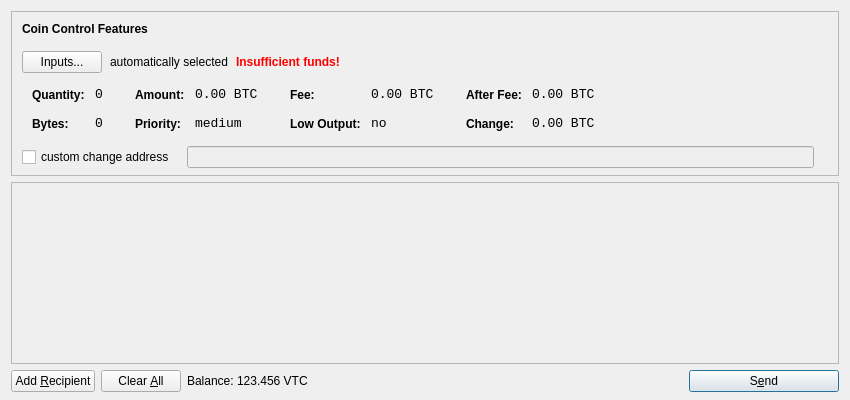
<?xml version="1.0" encoding="UTF-8"?>
<ui version="4.0">
 <class>SendCoinsDialog</class>
 <widget class="QDialog" name="SendCoinsDialog">
  <property name="geometry">
   <rect>
    <x>0</x>
    <y>0</y>
    <width>850</width>
    <height>400</height>
   </rect>
  </property>
  <property name="windowTitle">
   <string>Send Coins</string>
  </property>
  <layout class="QVBoxLayout" name="verticalLayout" stretch="0,1,0">
   <property name="bottomMargin">
    <number>8</number>
   </property>
   <item>
    <widget class="QFrame" name="frameCoinControl">
     <property name="sizePolicy">
      <sizepolicy hsizetype="Expanding" vsizetype="Expanding">
       <horstretch>0</horstretch>
       <verstretch>0</verstretch>
      </sizepolicy>
     </property>
     <property name="maximumSize">
      <size>
       <width>16777215</width>
       <height>16777215</height>
      </size>
     </property>
     <property name="frameShape">
      <enum>QFrame::StyledPanel</enum>
     </property>
     <property name="frameShadow">
      <enum>QFrame::Sunken</enum>
     </property>
     <layout class="QVBoxLayout" name="verticalLayoutCoinControl2">
      <property name="spacing">
       <number>-1</number>
      </property>
      <property name="leftMargin">
       <number>0</number>
      </property>
      <property name="topMargin">
       <number>0</number>
      </property>
      <property name="rightMargin">
       <number>0</number>
      </property>
      <property name="bottomMargin">
       <number>6</number>
      </property>
      <item>
       <layout class="QVBoxLayout" name="verticalLayoutCoinControl" stretch="0,0,0,0,1">
        <property name="spacing">
         <number>0</number>
        </property>
        <property name="leftMargin">
         <number>10</number>
        </property>
        <property name="topMargin">
         <number>10</number>
        </property>
        <item>
         <layout class="QHBoxLayout" name="horizontalLayoutCoinControl1">
          <property name="bottomMargin">
           <number>15</number>
          </property>
          <item>
           <widget class="QLabel" name="labelCoinControlFeatures">
            <property name="sizePolicy">
             <sizepolicy hsizetype="Preferred" vsizetype="Maximum">
              <horstretch>0</horstretch>
              <verstretch>0</verstretch>
             </sizepolicy>
            </property>
            <property name="font">
             <font>
              <weight>75</weight>
              <bold>true</bold>
             </font>
            </property>
            <property name="styleSheet">
             <string notr="true">font-weight:bold;</string>
            </property>
            <property name="text">
             <string>Coin Control Features</string>
            </property>
           </widget>
          </item>
         </layout>
        </item>
        <item>
         <layout class="QHBoxLayout" name="horizontalLayoutCoinControl2" stretch="0,0,0,0">
          <property name="spacing">
           <number>8</number>
          </property>
          <property name="bottomMargin">
           <number>10</number>
          </property>
          <item>
           <widget class="QPushButton" name="pushButtonCoinControl">
            <property name="styleSheet">
             <string notr="true"/>
            </property>
            <property name="text">
             <string>Inputs...</string>
            </property>
           </widget>
          </item>
          <item>
           <widget class="QLabel" name="labelCoinControlAutomaticallySelected">
            <property name="text">
             <string>automatically selected</string>
            </property>
            <property name="margin">
             <number>5</number>
            </property>
           </widget>
          </item>
          <item>
           <widget class="QLabel" name="labelCoinControlInsuffFunds">
            <property name="font">
             <font>
              <weight>75</weight>
              <bold>true</bold>
             </font>
            </property>
            <property name="styleSheet">
             <string notr="true">color:red;font-weight:bold;</string>
            </property>
            <property name="text">
             <string>Insufficient funds!</string>
            </property>
            <property name="margin">
             <number>5</number>
            </property>
           </widget>
          </item>
          <item>
           <spacer name="horizontalSpacerCoinControl">
            <property name="orientation">
             <enum>Qt::Horizontal</enum>
            </property>
            <property name="sizeHint" stdset="0">
             <size>
              <width>40</width>
              <height>1</height>
             </size>
            </property>
           </spacer>
          </item>
         </layout>
        </item>
        <item>
         <widget class="QWidget" name="widgetCoinControl" native="true">
          <property name="sizePolicy">
           <sizepolicy hsizetype="Preferred" vsizetype="Preferred">
            <horstretch>0</horstretch>
            <verstretch>0</verstretch>
           </sizepolicy>
          </property>
          <property name="minimumSize">
           <size>
            <width>0</width>
            <height>0</height>
           </size>
          </property>
          <property name="styleSheet">
           <string notr="true"/>
          </property>
          <layout class="QHBoxLayout" name="horizontalLayoutCoinControl5">
           <property name="margin">
            <number>0</number>
           </property>
           <item>
            <layout class="QHBoxLayout" name="horizontalLayoutCoinControl3" stretch="0,0,0,1">
             <property name="spacing">
              <number>20</number>
             </property>
             <property name="topMargin">
              <number>0</number>
             </property>
             <property name="bottomMargin">
              <number>10</number>
             </property>
             <item>
              <layout class="QFormLayout" name="formLayoutCoinControl1">
               <property name="horizontalSpacing">
                <number>10</number>
               </property>
               <property name="verticalSpacing">
                <number>14</number>
               </property>
               <property name="leftMargin">
                <number>10</number>
               </property>
               <property name="topMargin">
                <number>4</number>
               </property>
               <property name="rightMargin">
                <number>6</number>
               </property>
               <item row="0" column="0">
                <widget class="QLabel" name="labelCoinControlQuantityText">
                 <property name="styleSheet">
                  <string notr="true">font-weight:bold;</string>
                 </property>
                 <property name="text">
                  <string>Quantity:</string>
                 </property>
                 <property name="margin">
                  <number>0</number>
                 </property>
                </widget>
               </item>
               <item row="0" column="1">
                <widget class="QLabel" name="labelCoinControlQuantity">
                 <property name="font">
                  <font>
                   <family>Monospace</family>
                   <pointsize>10</pointsize>
                  </font>
                 </property>
                 <property name="cursor">
                  <cursorShape>IBeamCursor</cursorShape>
                 </property>
                 <property name="contextMenuPolicy">
                  <enum>Qt::ActionsContextMenu</enum>
                 </property>
                 <property name="text">
                  <string notr="true">0</string>
                 </property>
                 <property name="margin">
                  <number>0</number>
                 </property>
                 <property name="textInteractionFlags">
                  <set>Qt::LinksAccessibleByMouse|Qt::TextSelectableByKeyboard|Qt::TextSelectableByMouse</set>
                 </property>
                </widget>
               </item>
               <item row="1" column="0">
                <widget class="QLabel" name="labelCoinControlBytesText">
                 <property name="styleSheet">
                  <string notr="true">font-weight:bold;</string>
                 </property>
                 <property name="text">
                  <string>Bytes:</string>
                 </property>
                </widget>
               </item>
               <item row="1" column="1">
                <widget class="QLabel" name="labelCoinControlBytes">
                 <property name="font">
                  <font>
                   <family>Monospace</family>
                   <pointsize>10</pointsize>
                  </font>
                 </property>
                 <property name="cursor">
                  <cursorShape>IBeamCursor</cursorShape>
                 </property>
                 <property name="contextMenuPolicy">
                  <enum>Qt::ActionsContextMenu</enum>
                 </property>
                 <property name="text">
                  <string notr="true">0</string>
                 </property>
                 <property name="textInteractionFlags">
                  <set>Qt::LinksAccessibleByMouse|Qt::TextSelectableByKeyboard|Qt::TextSelectableByMouse</set>
                 </property>
                </widget>
               </item>
              </layout>
             </item>
             <item>
              <layout class="QFormLayout" name="formLayoutCoinControl2">
               <property name="horizontalSpacing">
                <number>10</number>
               </property>
               <property name="verticalSpacing">
                <number>14</number>
               </property>
               <property name="leftMargin">
                <number>6</number>
               </property>
               <property name="topMargin">
                <number>4</number>
               </property>
               <property name="rightMargin">
                <number>6</number>
               </property>
               <item row="0" column="0">
                <widget class="QLabel" name="labelCoinControlAmountText">
                 <property name="styleSheet">
                  <string notr="true">font-weight:bold;</string>
                 </property>
                 <property name="text">
                  <string>Amount:</string>
                 </property>
                 <property name="margin">
                  <number>0</number>
                 </property>
                </widget>
               </item>
               <item row="0" column="1">
                <widget class="QLabel" name="labelCoinControlAmount">
                 <property name="font">
                  <font>
                   <family>Monospace</family>
                   <pointsize>10</pointsize>
                  </font>
                 </property>
                 <property name="cursor">
                  <cursorShape>IBeamCursor</cursorShape>
                 </property>
                 <property name="contextMenuPolicy">
                  <enum>Qt::ActionsContextMenu</enum>
                 </property>
                 <property name="text">
                  <string notr="true">0.00 BTC</string>
                 </property>
                 <property name="textInteractionFlags">
                  <set>Qt::LinksAccessibleByMouse|Qt::TextSelectableByKeyboard|Qt::TextSelectableByMouse</set>
                 </property>
                </widget>
               </item>
               <item row="1" column="0">
                <widget class="QLabel" name="labelCoinControlPriorityText">
                 <property name="styleSheet">
                  <string notr="true">font-weight:bold;</string>
                 </property>
                 <property name="text">
                  <string>Priority:</string>
                 </property>
                </widget>
               </item>
               <item row="1" column="1">
                <widget class="QLabel" name="labelCoinControlPriority">
                 <property name="font">
                  <font>
                   <family>Monospace</family>
                   <pointsize>10</pointsize>
                  </font>
                 </property>
                 <property name="cursor">
                  <cursorShape>IBeamCursor</cursorShape>
                 </property>
                 <property name="contextMenuPolicy">
                  <enum>Qt::ActionsContextMenu</enum>
                 </property>
                 <property name="text">
                  <string>medium</string>
                 </property>
                 <property name="textInteractionFlags">
                  <set>Qt::LinksAccessibleByMouse|Qt::TextSelectableByKeyboard|Qt::TextSelectableByMouse</set>
                 </property>
                </widget>
               </item>
              </layout>
             </item>
             <item>
              <layout class="QFormLayout" name="formLayoutCoinControl3">
               <property name="horizontalSpacing">
                <number>10</number>
               </property>
               <property name="verticalSpacing">
                <number>14</number>
               </property>
               <property name="leftMargin">
                <number>6</number>
               </property>
               <property name="topMargin">
                <number>4</number>
               </property>
               <property name="rightMargin">
                <number>6</number>
               </property>
               <item row="0" column="0">
                <widget class="QLabel" name="labelCoinControlFeeText">
                 <property name="styleSheet">
                  <string notr="true">font-weight:bold;</string>
                 </property>
                 <property name="text">
                  <string>Fee:</string>
                 </property>
                 <property name="margin">
                  <number>0</number>
                 </property>
                </widget>
               </item>
               <item row="0" column="1">
                <widget class="QLabel" name="labelCoinControlFee">
                 <property name="font">
                  <font>
                   <family>Monospace</family>
                   <pointsize>10</pointsize>
                  </font>
                 </property>
                 <property name="cursor">
                  <cursorShape>IBeamCursor</cursorShape>
                 </property>
                 <property name="contextMenuPolicy">
                  <enum>Qt::ActionsContextMenu</enum>
                 </property>
                 <property name="text">
                  <string notr="true">0.00 BTC</string>
                 </property>
                 <property name="textInteractionFlags">
                  <set>Qt::LinksAccessibleByMouse|Qt::TextSelectableByKeyboard|Qt::TextSelectableByMouse</set>
                 </property>
                </widget>
               </item>
               <item row="1" column="0">
                <widget class="QLabel" name="labelCoinControlLowOutputText">
                 <property name="styleSheet">
                  <string notr="true">font-weight:bold;</string>
                 </property>
                 <property name="text">
                  <string>Low Output:</string>
                 </property>
                </widget>
               </item>
               <item row="1" column="1">
                <widget class="QLabel" name="labelCoinControlLowOutput">
                 <property name="font">
                  <font>
                   <family>Monospace</family>
                   <pointsize>10</pointsize>
                  </font>
                 </property>
                 <property name="cursor">
                  <cursorShape>IBeamCursor</cursorShape>
                 </property>
                 <property name="contextMenuPolicy">
                  <enum>Qt::ActionsContextMenu</enum>
                 </property>
                 <property name="text">
                  <string>no</string>
                 </property>
                 <property name="textInteractionFlags">
                  <set>Qt::LinksAccessibleByMouse|Qt::TextSelectableByKeyboard|Qt::TextSelectableByMouse</set>
                 </property>
                </widget>
               </item>
              </layout>
             </item>
             <item>
              <layout class="QFormLayout" name="formLayoutCoinControl4">
               <property name="horizontalSpacing">
                <number>10</number>
               </property>
               <property name="verticalSpacing">
                <number>14</number>
               </property>
               <property name="leftMargin">
                <number>6</number>
               </property>
               <property name="topMargin">
                <number>4</number>
               </property>
               <property name="rightMargin">
                <number>6</number>
               </property>
               <item row="0" column="0">
                <widget class="QLabel" name="labelCoinControlAfterFeeText">
                 <property name="styleSheet">
                  <string notr="true">font-weight:bold;</string>
                 </property>
                 <property name="text">
                  <string>After Fee:</string>
                 </property>
                 <property name="margin">
                  <number>0</number>
                 </property>
                </widget>
               </item>
               <item row="0" column="1">
                <widget class="QLabel" name="labelCoinControlAfterFee">
                 <property name="font">
                  <font>
                   <family>Monospace</family>
                   <pointsize>10</pointsize>
                  </font>
                 </property>
                 <property name="cursor">
                  <cursorShape>IBeamCursor</cursorShape>
                 </property>
                 <property name="contextMenuPolicy">
                  <enum>Qt::ActionsContextMenu</enum>
                 </property>
                 <property name="text">
                  <string notr="true">0.00 BTC</string>
                 </property>
                 <property name="textInteractionFlags">
                  <set>Qt::LinksAccessibleByMouse|Qt::TextSelectableByKeyboard|Qt::TextSelectableByMouse</set>
                 </property>
                </widget>
               </item>
               <item row="1" column="0">
                <widget class="QLabel" name="labelCoinControlChangeText">
                 <property name="styleSheet">
                  <string notr="true">font-weight:bold;</string>
                 </property>
                 <property name="text">
                  <string>Change:</string>
                 </property>
                </widget>
               </item>
               <item row="1" column="1">
                <widget class="QLabel" name="labelCoinControlChange">
                 <property name="font">
                  <font>
                   <family>Monospace</family>
                   <pointsize>10</pointsize>
                  </font>
                 </property>
                 <property name="cursor">
                  <cursorShape>IBeamCursor</cursorShape>
                 </property>
                 <property name="contextMenuPolicy">
                  <enum>Qt::ActionsContextMenu</enum>
                 </property>
                 <property name="text">
                  <string notr="true">0.00 BTC</string>
                 </property>
                 <property name="textInteractionFlags">
                  <set>Qt::LinksAccessibleByMouse|Qt::TextSelectableByKeyboard|Qt::TextSelectableByMouse</set>
                 </property>
                </widget>
               </item>
              </layout>
             </item>
            </layout>
           </item>
          </layout>
         </widget>
        </item>
        <item>
         <layout class="QHBoxLayout" name="horizontalLayoutCoinControl4" stretch="0,0,0">
          <property name="spacing">
           <number>12</number>
          </property>
          <property name="sizeConstraint">
           <enum>QLayout::SetDefaultConstraint</enum>
          </property>
          <property name="topMargin">
           <number>5</number>
          </property>
          <property name="rightMargin">
           <number>5</number>
          </property>
          <item>
           <widget class="QCheckBox" name="checkBoxCoinControlChange">
            <property name="text">
             <string>custom change address</string>
            </property>
           </widget>
          </item>
          <item>
           <widget class="QLineEdit" name="lineEditCoinControlChange">
            <property name="enabled">
             <bool>false</bool>
            </property>
            <property name="sizePolicy">
             <sizepolicy hsizetype="Expanding" vsizetype="Fixed">
              <horstretch>0</horstretch>
              <verstretch>0</verstretch>
             </sizepolicy>
            </property>
           </widget>
          </item>
          <item>
           <widget class="QLabel" name="labelCoinControlChangeLabel">
            <property name="sizePolicy">
             <sizepolicy hsizetype="Preferred" vsizetype="Expanding">
              <horstretch>0</horstretch>
              <verstretch>0</verstretch>
             </sizepolicy>
            </property>
            <property name="minimumSize">
             <size>
              <width>0</width>
              <height>0</height>
             </size>
            </property>
            <property name="text">
             <string/>
            </property>
            <property name="margin">
             <number>3</number>
            </property>
           </widget>
          </item>
         </layout>
        </item>
        <item>
         <spacer name="verticalSpacerCoinControl">
          <property name="orientation">
           <enum>Qt::Vertical</enum>
          </property>
          <property name="sizeHint" stdset="0">
           <size>
            <width>800</width>
            <height>1</height>
           </size>
          </property>
         </spacer>
        </item>
       </layout>
      </item>
     </layout>
    </widget>
   </item>
   <item>
    <widget class="QScrollArea" name="scrollArea">
     <property name="widgetResizable">
      <bool>true</bool>
     </property>
     <widget class="QWidget" name="scrollAreaWidgetContents">
      <property name="geometry">
       <rect>
        <x>0</x>
        <y>0</y>
        <width>830</width>
        <height>165</height>
       </rect>
      </property>
      <layout class="QVBoxLayout" name="verticalLayout_2">
       <property name="margin">
        <number>0</number>
       </property>
       <item>
        <layout class="QVBoxLayout" name="entries">
         <property name="spacing">
          <number>6</number>
         </property>
        </layout>
       </item>
       <item>
        <spacer name="verticalSpacer">
         <property name="orientation">
          <enum>Qt::Vertical</enum>
         </property>
         <property name="sizeHint" stdset="0">
          <size>
           <width>20</width>
           <height>40</height>
          </size>
         </property>
        </spacer>
       </item>
      </layout>
     </widget>
    </widget>
   </item>
   <item>
    <layout class="QHBoxLayout" name="horizontalLayout">
     <item>
      <widget class="QPushButton" name="addButton">
       <property name="toolTip">
        <string>Send to multiple recipients at once</string>
       </property>
       <property name="text">
        <string>Add &amp;Recipient</string>
       </property>
       <property name="icon">
        <iconset resource="../bitcoin.qrc">
         <normaloff>:/icons/add</normaloff>:/icons/add</iconset>
       </property>
       <property name="autoDefault">
        <bool>false</bool>
       </property>
      </widget>
     </item>
     <item>
      <widget class="QPushButton" name="clearButton">
       <property name="sizePolicy">
        <sizepolicy hsizetype="Minimum" vsizetype="Fixed">
         <horstretch>0</horstretch>
         <verstretch>0</verstretch>
        </sizepolicy>
       </property>
       <property name="toolTip">
        <string>Remove all transaction fields</string>
       </property>
       <property name="text">
        <string>Clear &amp;All</string>
       </property>
       <property name="icon">
        <iconset resource="../bitcoin.qrc">
         <normaloff>:/icons/remove</normaloff>:/icons/remove</iconset>
       </property>
       <property name="autoRepeatDelay">
        <number>300</number>
       </property>
       <property name="autoDefault">
        <bool>false</bool>
       </property>
      </widget>
     </item>
     <item>
      <layout class="QHBoxLayout" name="horizontalLayout_2">
       <property name="spacing">
        <number>3</number>
       </property>
       <item>
        <widget class="QLabel" name="label">
         <property name="text">
          <string>Balance:</string>
         </property>
        </widget>
       </item>
       <item>
        <widget class="QLabel" name="labelBalance">
         <property name="cursor">
          <cursorShape>IBeamCursor</cursorShape>
         </property>
         <property name="text">
          <string>123.456 VTC</string>
         </property>
         <property name="textInteractionFlags">
          <set>Qt::LinksAccessibleByMouse|Qt::TextSelectableByKeyboard|Qt::TextSelectableByMouse</set>
         </property>
        </widget>
       </item>
      </layout>
     </item>
     <item>
      <spacer name="horizontalSpacer">
       <property name="orientation">
        <enum>Qt::Horizontal</enum>
       </property>
       <property name="sizeHint" stdset="0">
        <size>
         <width>40</width>
         <height>20</height>
        </size>
       </property>
      </spacer>
     </item>
     <item>
      <widget class="QPushButton" name="sendButton">
       <property name="minimumSize">
        <size>
         <width>150</width>
         <height>0</height>
        </size>
       </property>
       <property name="toolTip">
        <string>Confirm the send action</string>
       </property>
       <property name="text">
        <string>S&amp;end</string>
       </property>
       <property name="icon">
        <iconset resource="../bitcoin.qrc">
         <normaloff>:/icons/send</normaloff>:/icons/send</iconset>
       </property>
       <property name="default">
        <bool>true</bool>
       </property>
      </widget>
     </item>
    </layout>
   </item>
  </layout>
 </widget>
 <resources>
  <include location="../bitcoin.qrc"/>
 </resources>
 <connections/>
</ui>
